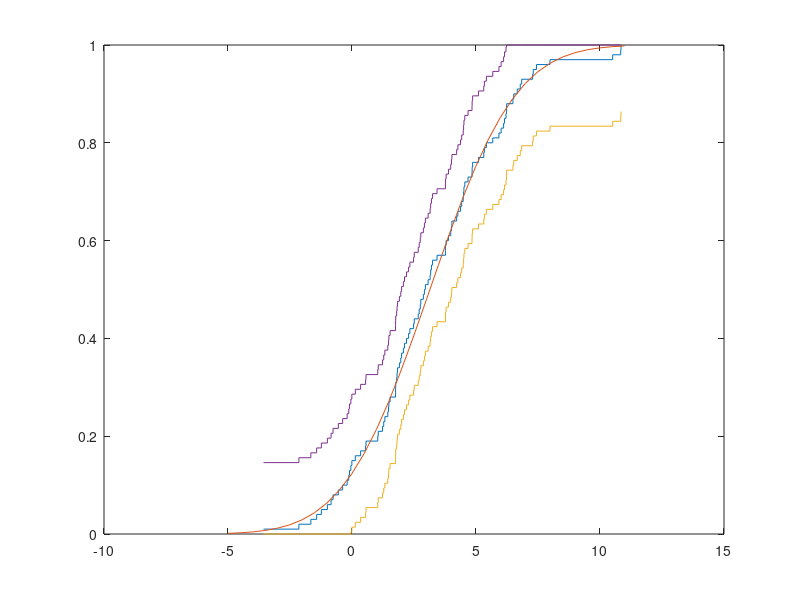

Source code (MATLAB):
pkg load statistics;
clear;
clc;

function draw_plot(n, a, s, u)
  x = sort(normrnd(a, s, n, 1));
  F_n = 1 / n : 1 / n : 1; 
  [L, R] = stairs(x, F_n);

  t = (a - 3 * s) : 0.5 : a + 3 * s;
  F_real = normcdf(t, a, s);
  delta = u / sqrt(n);
  plot(L, R, t, F_real, L, max(0, R - delta), L, min(1, R + delta))
endfunction

function ans = kolmogorov_test(n, m, a, s, u)
  x = sort(normrnd(a, s, n, m));
  res = 0.0;
  
  for i = 1:n
    F_x_i = normcdf(x(i, :), a, s);
    res = max(res, abs(F_x_i - i / n));
    res = max(res, abs(F_x_i - (i - 1) / n));
  endfor
  
  ans = mean((sqrt(n) * res) > u);
endfunction

function ans = smirnov_test(n, m, a, s, w)
  x = sort(normrnd(a, s, n, m));
  sum = 1 / (12 * n);
  
  for i = 1:n
    F_x_i = normcdf(x(i, :), a, s);
    sum = sum + (F_x_i - (2 * i - 1) / (2 * n)).^2;
  endfor
  
  ans = mean(sum > w);
endfunction

n = 100;
a = pi;
s = e;
u = 1.36;
w = 0.4614;
draw_plot(n, a, s, u);
m1 = 10^4;
m2 = 10^6;

printf("Kolmogorov's test: n = %d, alpha = %g\n\n", m1, kolmogorov_test(n, m1, a, s, u));
printf("Smirnov's test: n = %d, alpha = %g\n\n", m1, smirnov_test(n, m1, a, s, w));
printf("Kolmogorov's test: n = %d, alpha = %g\n\n", m2, kolmogorov_test(n, m2, a, s, u));
printf("Smirnov's test: n = %d, alpha = %g\n\n", m2, smirnov_test(n, m2, a, s, w));
